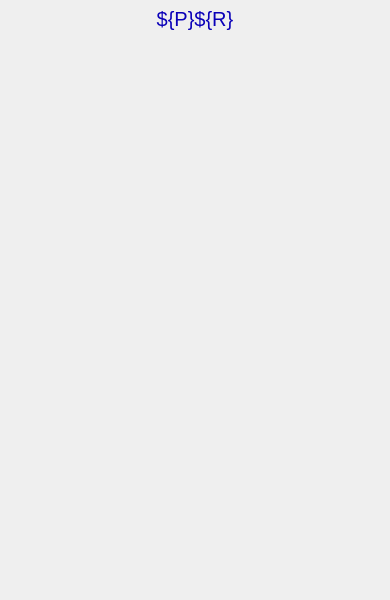
<?xml version="1.0" ?>
<ui version="4.0">
  <class>Dialog</class>
  <widget class="PyDMFrame" name="screen">
    <property name="geometry">
      <rect>
        <x>470</x>
        <y>197</y>
        <width>390</width>
        <height>600</height>
      </rect>
    </property>
    <property name="minimumSize">
      <size>
        <width>390</width>
        <height>600</height>
      </size>
    </property>
    <property name="styleSheet">
      <string notr="true">PyDMFrame#screen {
  color: rgb(0, 0, 0);
  background-color: rgb(187, 187, 187);
  }</string>
    </property>
    <property name="windowTitle">
      <string>NDStdArrays</string>
    </property>
    <layout class="QGridLayout" name="gridLayout" columnstretch="5,380,5" rowstretch="5,1,24,1,9,555,5">
      <property name="leftMargin">
        <number>0</number>
      </property>
      <property name="topMargin">
        <number>0</number>
      </property>
      <property name="rightMargin">
        <number>0</number>
      </property>
      <property name="bottomMargin">
        <number>0</number>
      </property>
      <property name="horizontalSpacing">
        <number>0</number>
      </property>
      <property name="verticalSpacing">
        <number>0</number>
      </property>
      <item row="1" column="0" rowspan="2" colspan="3">
        <widget class="PyDMDrawingRectangle" name="rectangle">
          <property name="geometry">
            <rect>
              <x>0</x>
              <y>5</y>
              <width>390</width>
              <height>25</height>
            </rect>
          </property>
          <property name="sizePolicy">
            <sizepolicy hsizetype="Ignored" vsizetype="Ignored">
              <horstretch>0</horstretch>
              <verstretch>0</verstretch>
            </sizepolicy>
          </property>
          <property name="brush" stdset="0">
            <brush brushstyle="SolidPattern">
              <color alpha="255">
                <red>218</red>
                <green>218</green>
                <blue>218</blue>
              </color>
            </brush>
          </property>
          <property name="penStyle" stdset="0">
            <enum>Qt::SolidLine</enum>
          </property>
          <property name="penColor" stdset="0">
            <color>
              <red>218</red>
              <green>218</green>
              <blue>218</blue>
            </color>
          </property>
          <property name="penWidth" stdset="0">
            <double>0</double>
          </property>
          <property name="penCapStyle" stdset="0">
            <enum>Qt::FlatCap</enum>
          </property>
          <property name="toolTip">
            <string>rectangle</string>
          </property>
        </widget>
      </item>
      <item row="2" column="0" rowspan="2" colspan="3">
        <widget class="QLabel" name="text">
          <property name="geometry">
            <rect>
              <x>0</x>
              <y>6</y>
              <width>390</width>
              <height>25</height>
            </rect>
          </property>
          <property name="sizePolicy">
            <sizepolicy hsizetype="Ignored" vsizetype="Ignored">
              <horstretch>0</horstretch>
              <verstretch>0</verstretch>
            </sizepolicy>
          </property>
          <property name="text">
            <string>${P}${R}</string>
          </property>
          <property name="font">
            <font>
              <pointsize>15</pointsize>
            </font>
          </property>
          <property name="brush" stdset="0">
            <brush brushstyle="SolidPattern">
              <color alpha="255">
                <red>10</red>
                <green>0</green>
                <blue>184</blue>
              </color>
            </brush>
          </property>
          <property name="toolTip">
            <string>text</string>
          </property>
          <property name="alignment">
            <set>Qt::AlignCenter</set>
          </property>
          <property name="styleSheet">
            <string notr="true">QLabel#text {
  color: rgb(10, 0, 184);
  }</string>
          </property>
        </widget>
      </item>
      <item row="5" column="1">
        <widget class="PyDMEmbeddedDisplay" name="composite">
          <property name="geometry">
            <rect>
              <x>5</x>
              <y>40</y>
              <width>380</width>
              <height>555</height>
            </rect>
          </property>
          <property name="sizePolicy">
            <sizepolicy hsizetype="Ignored" vsizetype="Ignored">
              <horstretch>0</horstretch>
              <verstretch>0</verstretch>
            </sizepolicy>
          </property>
          <property name="toolTip">
            <string>composite</string>
          </property>
          <property name="filename" stdset="0">
            <string>NDPluginBase.ui</string>
          </property>
        </widget>
      </item>
    </layout>
    <zorder>rectangle</zorder>
    <zorder>text</zorder>
    <zorder>composite</zorder>
  </widget>
  <customwidgets>
    <customwidget>
      <class>PyDMDrawingRectangle</class>
      <extends>QWidget</extends>
      <header>pydm.widgets.drawing</header>
    </customwidget>
    <customwidget>
      <class>PyDMLabel</class>
      <extends>QLabel</extends>
      <header>pydm.widgets.label</header>
    </customwidget>
    <customwidget>
      <class>PyDMEmbeddedDisplay</class>
      <extends>QFrame</extends>
      <header>pydm.widgets.embedded_display</header>
    </customwidget>
    <customwidget>
      <class>PyDMFrame</class>
      <extends>QFrame</extends>
      <header>pydm.widgets.frame</header>
    </customwidget>
  </customwidgets>
</ui>
